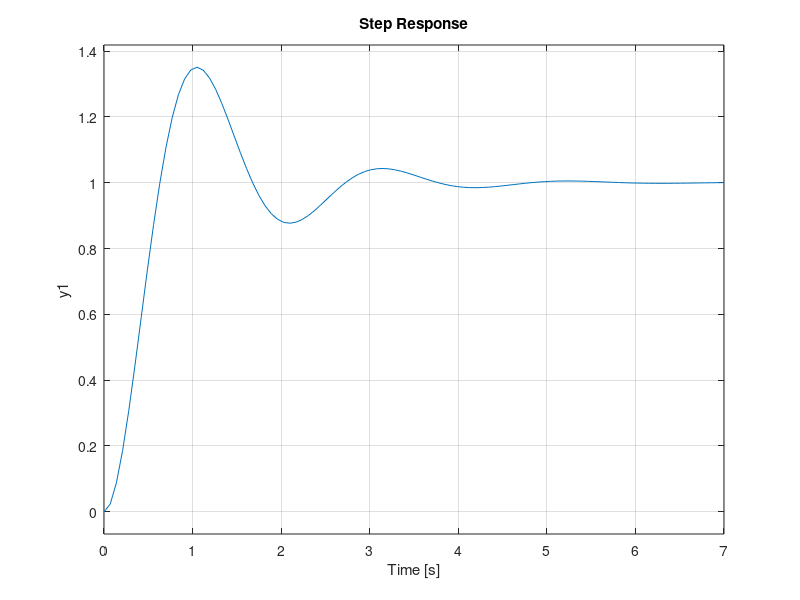
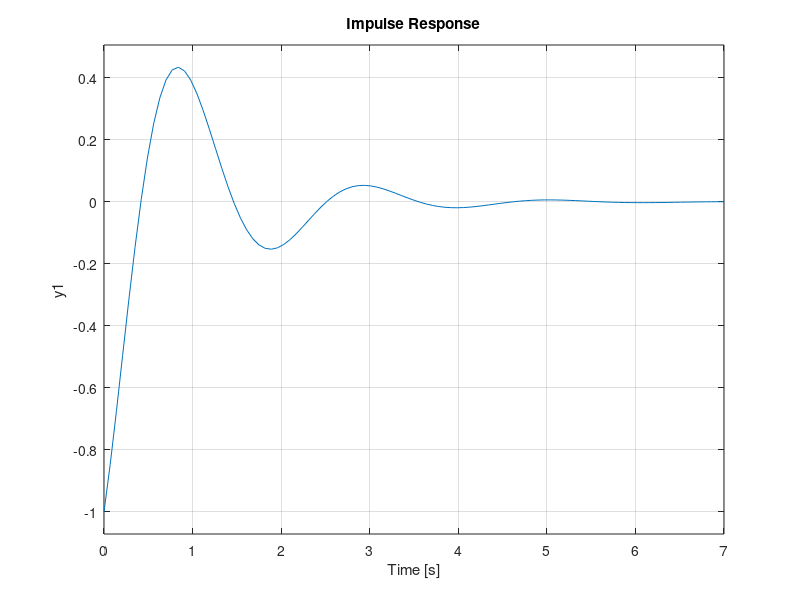
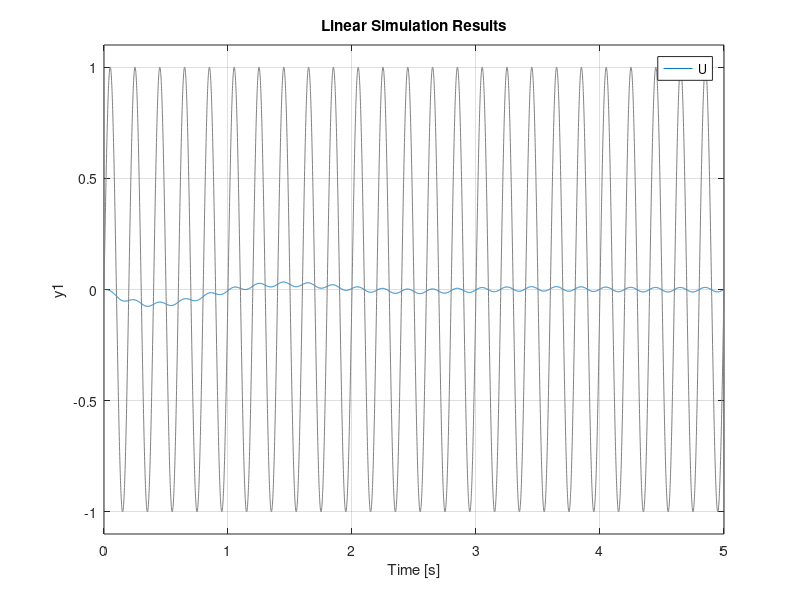
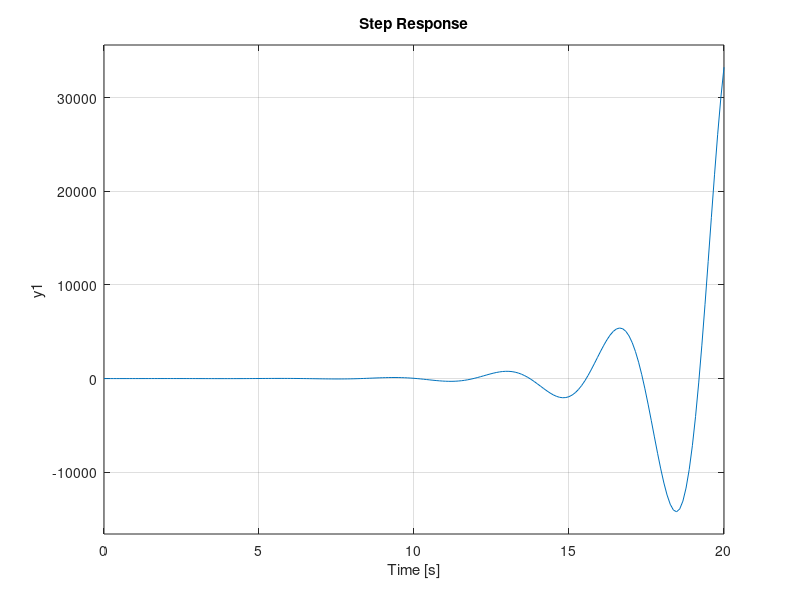

These charts were generated, in order, by the following MATLAB code:
hold off

num = [10];
den = [1 2 10];
T = tf(num,den);
step(T)

figure

num = [-1 0];
den = [1 2 10];
Z = tf(num,den);
impulse(Z)

figure

num = [-10];
den = [1 2 10];
[u,t] = gensig('sin', 0.02, 0.5, 0.0001);
t = t * 10;
U = tf(num,den);
lsim(U,u,t)

figure

bode(T)
hold on
bode(Z)
hold off

num = [10];
den = [1 2 0 10];
T = tf(num,den);
step(T)